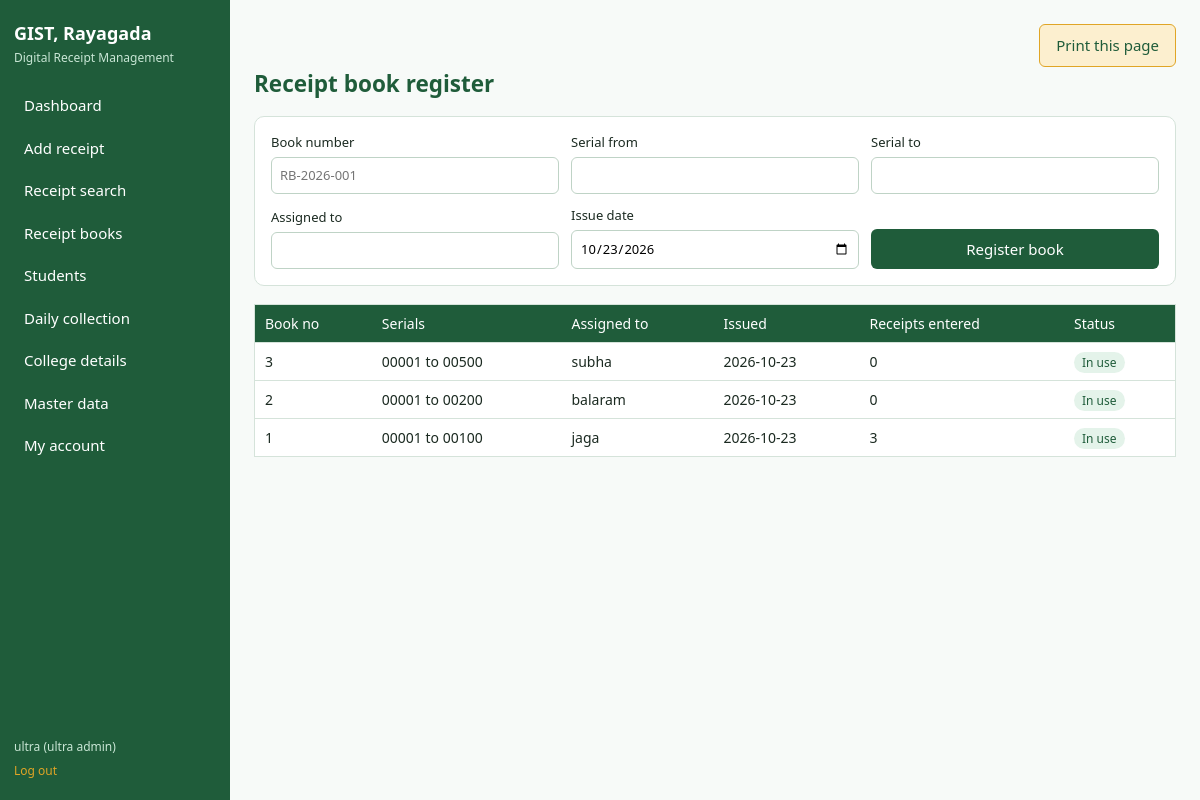
/books (signed in), run on the app's committed database.
### tables this page shows
CREATE TABLE settings(key TEXT PRIMARY KEY, value TEXT);

CREATE TABLE receipt_books(id INTEGER PRIMARY KEY, book_no TEXT UNIQUE NOT NULL, serial_from INTEGER NOT NULL, serial_to INTEGER NOT NULL, assigned_to TEXT, issue_date TEXT, status TEXT NOT NULL DEFAULT 'In use');

### app.py (the view, shortened to what this page needs)
@app.route("/books", methods=["GET", "POST"])
@access("admin", "accountant")
def books():
    c = db()
    rows = c.execute("SELECT b.*, (SELECT COUNT(*) FROM receipts r WHERE r.book_id=b.id) AS used "
                     "FROM receipt_books b ORDER BY b.id DESC").fetchall()
    return render_template("books.html", rows=rows, today=date.today().isoformat())

### app.py (called while the page is built)
def db():
    if "db" not in g:
        g.db = sqlite3.connect(DB)
        g.db.row_factory = sqlite3.Row
        g.db.execute("PRAGMA foreign_keys=ON")
    return g.db

def access(*roles):
    def deco(f):
        @wraps(f)
        def wrapper(*a, **k):
            if "uid" not in session:
                return redirect(url_for("login"))
            if roles and session["role"] != "superadmin" and session["role"] not in roles:
                abort(403)
            return f(*a, **k)
        return wrapper
    return deco

@app.context_processor
def inject():
    c = db()
    return dict(college={r["key"]: r["value"] for r in c.execute("SELECT * FROM settings")},
                qrs=c.execute("SELECT * FROM qr_codes ORDER BY id").fetchall())

### templates/books.html
{% extends "base.html" %}{% block title %}Receipt books{% endblock %}{% block body %}<h2>Receipt book register</h2>
<form method="post" class="panel grid">
<label>Book number<input name="book_no" placeholder="RB-2026-001" required></label>
<label>Serial from<input type="number" name="serial_from" min="1" required></label>
<label>Serial to<input type="number" name="serial_to" min="1" required></label>
<label>Assigned to<input name="assigned_to" required></label>
<label>Issue date<input type="date" name="issue_date" value="{{ today }}" required></label>
<button>Register book</button></form>
<div class="wrap"><table><tr><th>Book no</th><th>Serials</th><th>Assigned to</th><th>Issued</th><th>Receipts entered</th><th>Status</th></tr>
{% for b in rows %}<tr><td>{{ b.book_no }}</td><td>{{ b.serial_from|serial }} to {{ b.serial_to|serial }}</td><td>{{ b.assigned_to }}</td><td>{{ b.issue_date }}</td><td>{{ b.used }}</td><td><span class="tag">{{ b.status }}</span></td></tr>
{% else %}<tr><td colspan="6">No receipt books registered yet.</td></tr>{% endfor %}</table></div>{% endblock %}

### templates/base.html (shortened to what this page needs)
<!doctype html><html lang="en"><head><meta charset="utf-8"><meta name="viewport" content="width=device-width,initial-scale=1">
<title>{% block title %}Dashboard{% endblock %} | Receipts</title><link rel="stylesheet" href="{{ url_for('static', filename='style.css') }}">
</head><body>
{% if session.uid %}
<aside class="side"><h1>{{ college.get('name') or 'GIST, Rayagada' }}</h1><p>Digital Receipt Management</p>
<nav>
<a href="{{ url_for('dashboard') }}">Dashboard</a>
{% if session.role != 'principal' %}<a href="{{ url_for('receipt_save') }}">Add receipt</a>{% endif %}
<a href="{{ url_for('search') }}">Receipt search</a>
{% if has('admin','accountant') %}<a href="{{ url_for('books') }}">Receipt books</a>{% endif %}
{% if session.role != 'principal' %}<a href="{{ url_for('students') }}">Students</a>{% endif %}
<a href="{{ url_for('daily') }}">Daily collection</a>
{% if has('admin') %}<a href="{{ url_for('college_page') }}">College details</a>{% endif %}
{% if has() %}<a href="{{ url_for('master') }}">Master data</a>{% endif %}
<a href="{{ url_for('account') }}">My account</a>
</nav><div class="who">{{ session.user }} ({{ 'ultra admin' if session.role == 'superadmin' else session.role }})<a href="{{ url_for('logout') }}">Log out</a></div></aside>
{% endif %}
<main>
{% block ph %}{% if session.uid %}
<div class="noprint" style="text-align:right"><button class="btn alt" onclick="window.print()">Print this page</button></div>{% endif %}{% endblock %}
{% block body %}{% endblock %}
</main><script src="{{ url_for('static', filename='app.js') }}"></script></body></html>

### static/style.css (style rules this page uses)
:root { --forest:#1F5C3A;--forest-d:#174a2e;--mint:#E4F3EA;--mint-d:#C9E6D5;--amber-l:#FCEFCF;--amber:#E0A526;--bg:#F7FAF8;--ink:#1B2A21;--red:#B3402F;--line:#D5E3DA }
* { box-sizing:border-box }
body { margin:0;display:flex;min-height:100vh;background:var(--bg);color:var(--ink);font:15px/1.5 "Segoe UI",system-ui,sans-serif }
.side { width:230px;background:var(--forest);color:#fff;padding:20px 14px;display:flex;flex-direction:column;flex-shrink:0 }
.side h1 { font-size:18px;margin:0 }
.side p { margin:2px 0 18px;font-size:12px;color:var(--mint-d) }
.side nav { display:flex;flex-direction:column;gap:2px;flex:1 }
.side a { color:#fff;text-decoration:none;padding:9px 10px;border-radius:6px }
.who { font-size:12px;color:var(--mint-d) }
.who a { display:block;padding:6px 0 0;color:var(--amber) }
main { flex:1;padding:24px;max-width:1100px;min-width:0 }
h2 { margin:0 0 16px;color:var(--forest) }
.panel { background:#fff;border:1px solid var(--line);border-radius:10px;padding:16px;margin-bottom:18px }
.grid { display:grid;grid-template-columns:repeat(auto-fit,minmax(220px,1fr));gap:12px;align-items:end }
label { display:flex;flex-direction:column;font-size:13px;gap:4px }
input,select,textarea { padding:8px;border:1px solid #BFD3C6;border-radius:6px;font:inherit;background:#fff }
button,.btn { background:var(--forest);color:#fff;border:0;border-radius:6px;padding:9px 16px;font:inherit;cursor:pointer;text-decoration:none;display:inline-block }
.btn.alt { background:var(--amber-l);color:var(--forest);border:1px solid var(--amber) }
.wrap { overflow-x:auto }
table { width:100%;border-collapse:collapse;background:#fff;border:1px solid var(--line) }
th { background:var(--forest);color:#fff;text-align:left;font-weight:500 }
th,td { padding:8px 10px;border-bottom:1px solid var(--line);font-size:14px }
.tag { padding:2px 8px;border-radius:99px;font-size:12px;background:var(--mint);color:var(--forest) }

### data on the page
settings: value "GIST, Rayagada"
receipt_books: book_no "3", serial_from|serial "00001", serial_to|serial "00500", assigned_to "subha", issue_date "2026-10-23", used "0", status "In use"
receipt_books: book_no "2", serial_from|serial "00001", serial_to|serial "00200", assigned_to "balaram", issue_date "2026-10-23", used "0", status "In use"
receipt_books: book_no "1", serial_from|serial "00001", serial_to|serial "00100", assigned_to "jaga", issue_date "2026-10-23", used "3", status "In use"

### other printed values
{{ session.user }} "ultra"
{{ 'ultra admin' if session.role == 'superadmin' else session.role }} "ultra admin"
